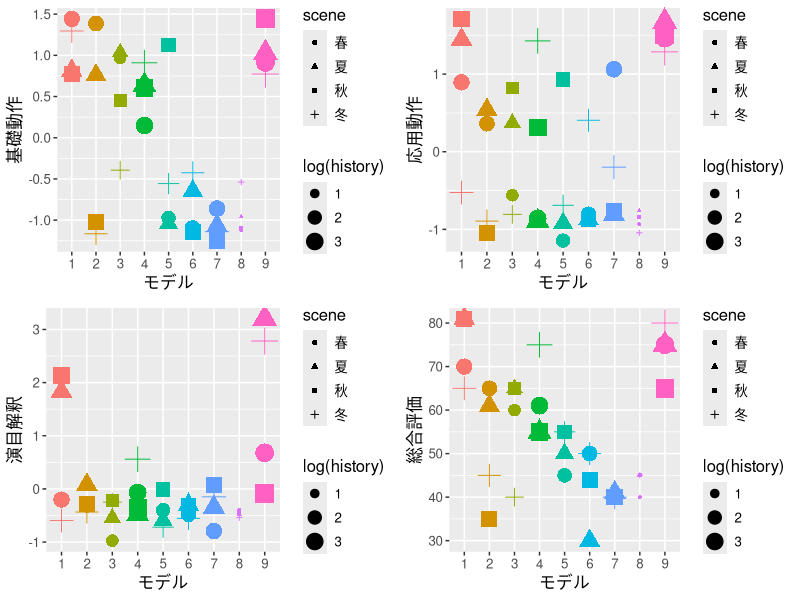

Generate this figure with R:
library(ggplot2)
library(gridExtra)

dat<-read.csv('factorres.csv')
dat$model<-as.factor(dat$model)
dat$scene<-as.factor(dat$scene)
g1<-ggplot(data=dat, aes(x=model, y=MR1, color=model,size=log(history), shape=scene))+geom_point()
g1<-g1+ylab('基礎動作')+scale_shape_discrete(labels=c('春','夏','秋','冬'))+xlab('モデル')+theme(text=element_text(size=12))
g1<-g1+guides(color='none')
#g1<-g1+theme(legend.position = 'none')
#plot(g1)

g2<-ggplot(data=dat, aes(x=model, y=MR2, color=model,size=log(history), shape=scene))+geom_point()
g2<-g2+ylab('応用動作')+scale_shape_discrete(labels=c('春','夏','秋','冬'))+xlab('モデル')+theme(text=element_text(size=12))
g2<-g2+guides(color='none')
#g2<-g2+theme(legend.position = 'none')
#plot(g2)

g3<-ggplot(data=dat, aes(x=model, y=MR3, color=model,size=log(history), shape=scene))+geom_point()
g3<-g3+ylab('演目解釈')+scale_shape_discrete(labels=c('春','夏','秋','冬'))+xlab('モデル')+theme(text=element_text(size=12))
g3<-g3+guides(color='none')
#g3<-g3+theme(legend.position = 'none')
#plot(g3)

g4<-ggplot(data=dat, aes(x=model, y=score, color=model,size=log(history), shape=scene))+geom_point()
g4<-g4+ylab('総合評価')+scale_shape_discrete(labels=c('春','夏','秋','冬'))+xlab('モデル')+theme(text=element_text(size=12))
g4<-g4+guides(color='none')
#plot(g4)

grid.arrange(g1,g2,g3,g4)
